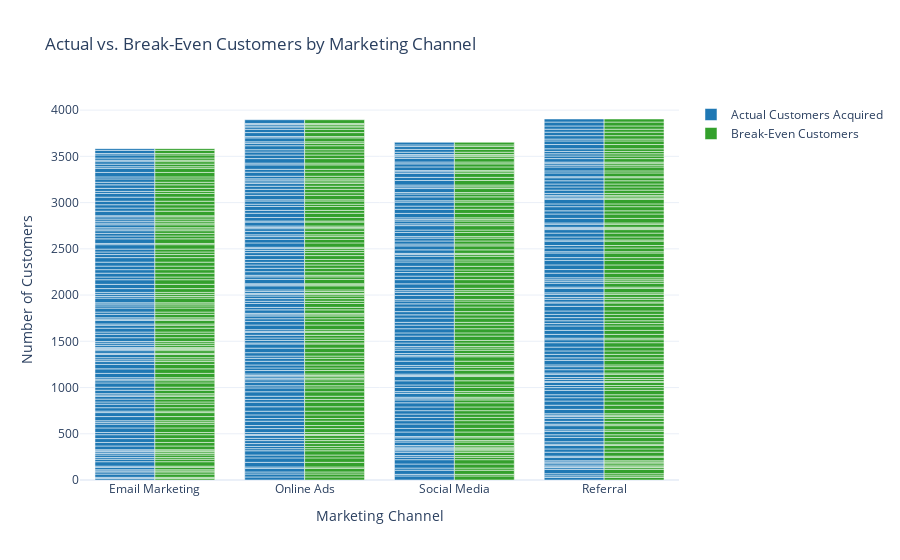

The notebook cell this image was saved under:
### Markdown cell above
Now, let's examine how the actual number of customers acquired compares to the break-even customers for each marketing channel:

### Code cell
# Initializing a new figure object for plotting
fig = go.Figure()

# Adding a bar trace for actual customers acquired. This uses 'Marketing_Channel' as the x-axis,
# 'New_Customers' as the y-axis, and sets the bar color to #1f78b4, a shade of blue.
fig.add_trace(go.Bar(x=data['Marketing_Channel'], y=data['New_Customers'],
                     name='Actual Customers Acquired', marker_color='#1f78b4'))

# Adding a second bar trace for break-even customers. Similar to the first, but this shows
# the number of customers needed to break even on marketing costs, colored #33a02c, a shade of green.
fig.add_trace(go.Bar(x=data['Marketing_Channel'], y=data['Break_Even_Customers'],
                     name='Break-Even Customers', marker_color='#33a02c'))

# Updating the layout of the figure to group bars by marketing channel, making it easier to compare them.
# Also, setting the chart title and labels for the x and y axes for better clarity and presentation.
fig.update_layout(barmode='group', title='Actual vs. Break-Even Customers by Marketing Channel',
                  xaxis_title='Marketing Channel', yaxis_title='Number of Customers')

# Rendering the figure. This command will display the interactive Plotly chart in the output,
# which can be interacted with in a Jupyter notebook or a web browser.
fig.show()

### Figure 1 — Plotly figure (JSON) as saved in the notebook; plotly's stock layout.template omitted (floating-point values rounded to 4 significant figures; data arrays with more than 128 entries replaced by an {"elided": "..."} marker saying what was removed)
{"data": [{"marker": {"color": "#1f78b4"}, "name": "Actual Customers Acquired", "type": "bar", "x": {"elided": "500 str values"}, "y": {"elided": "500 int values"}}, {"marker": {"color": "#33a02c"}, "name": "Break-Even Customers", "type": "bar", "x": {"elided": "500 str values"}, "y": {"elided": "500 float values"}}], "layout": {"autosize": true, "barmode": "group", "title": {"text": "Actual vs. Break-Even Customers by Marketing Channel"}, "xaxis": {"autorange": true, "range": [-0.5, 3.5], "title": {"text": "Marketing Channel"}, "type": "category"}, "yaxis": {"autorange": true, "range": [0, 4109.0], "title": {"text": "Number of Customers"}, "type": "linear"}}}
